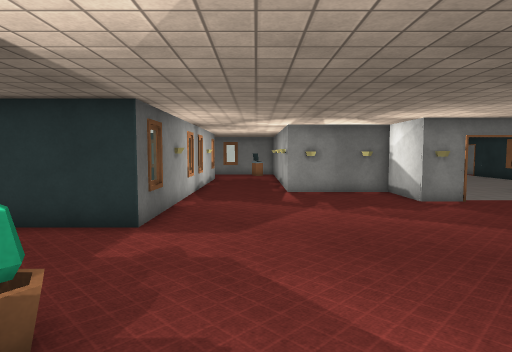
view 1 (above)

19 first-person views from a walk through a 3-D level made in the Unity game engine. The camera is 1.4 m above the floor, tilts 4° down and sees 75° across. The floor is counted in squares, 0.8 m on a side. Each view is taken from the middle of a square. On the plan, view 1 faces up. The plan holds only what a view shows up to about 17 squares ahead; the rest is blank. The player character is not drawn. Some animated figures are not drawn. Door leaves are left out, so doorways stand open. Some surface patterns are stand-ins.

view 2
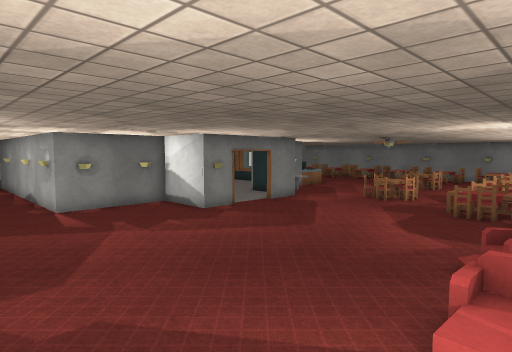

view 3
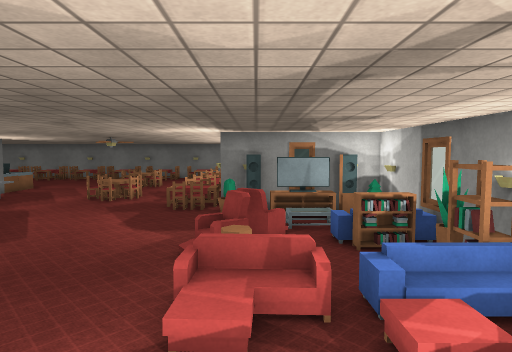

view 4
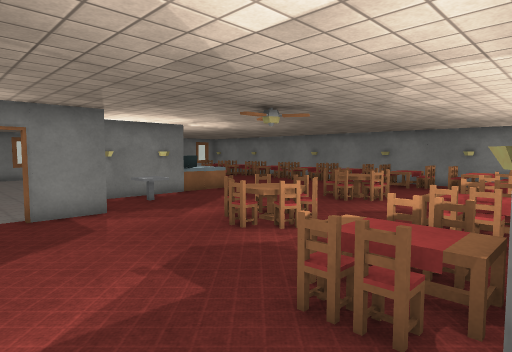

view 5
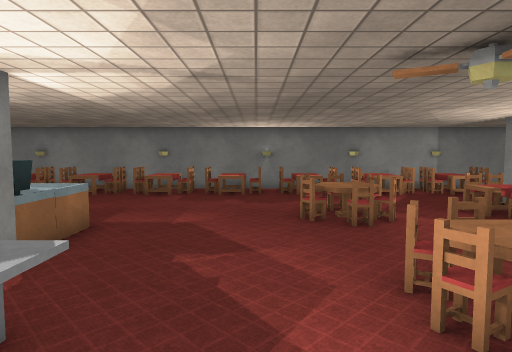

view 6
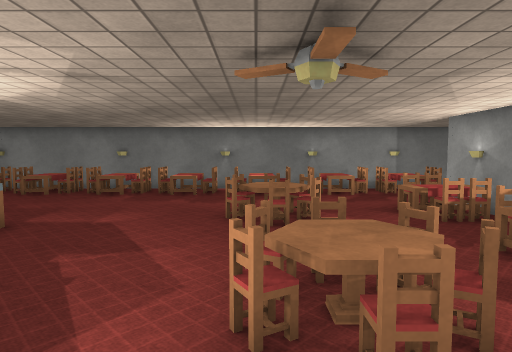

view 7
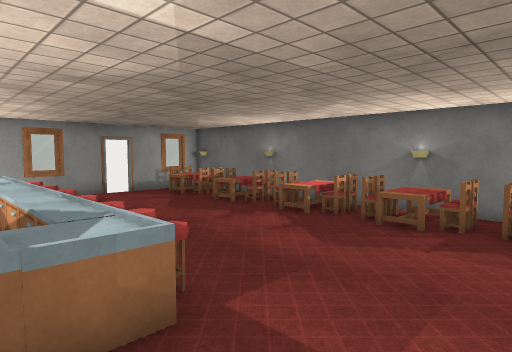

view 8
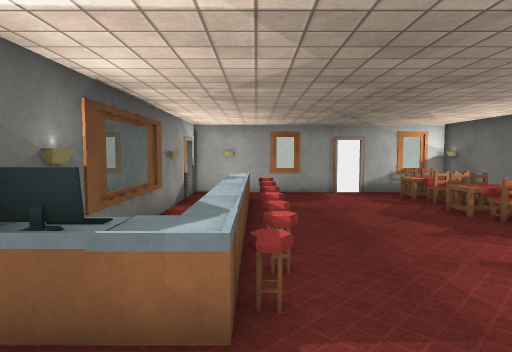

view 9
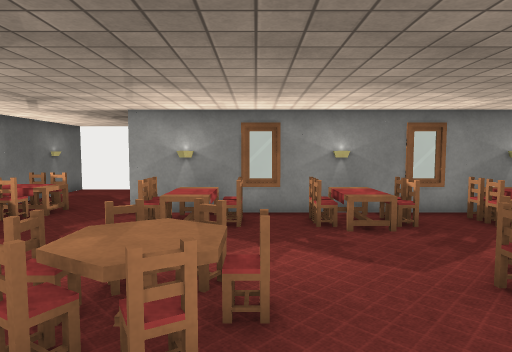

view 10
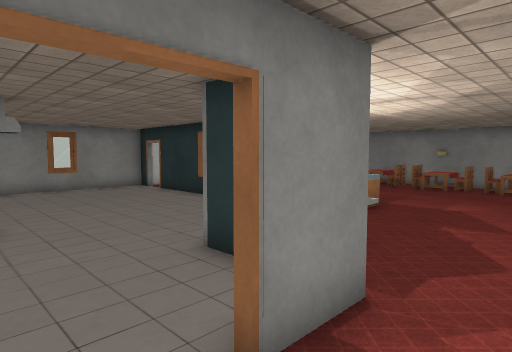

view 11
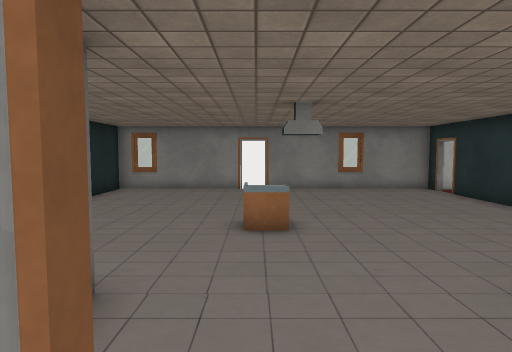

view 12
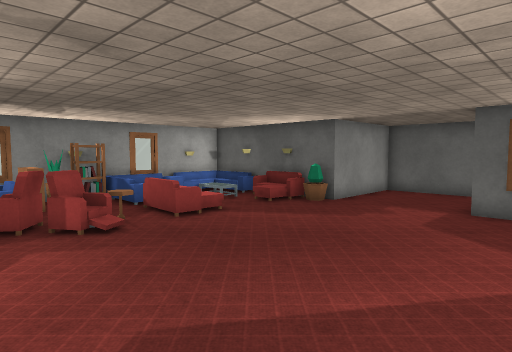

view 13
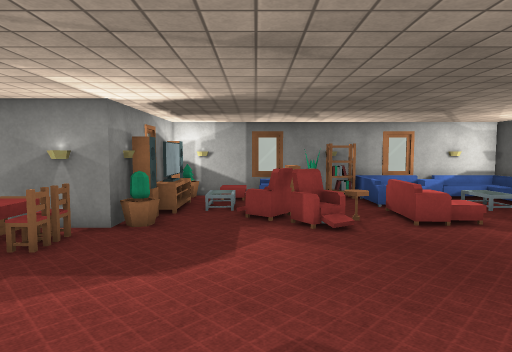

view 14
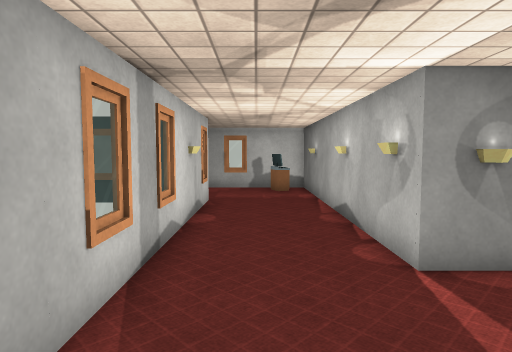

view 15
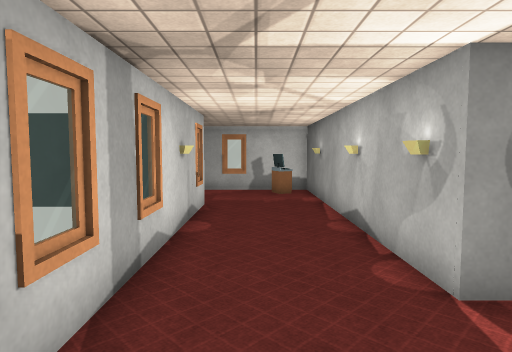

view 16
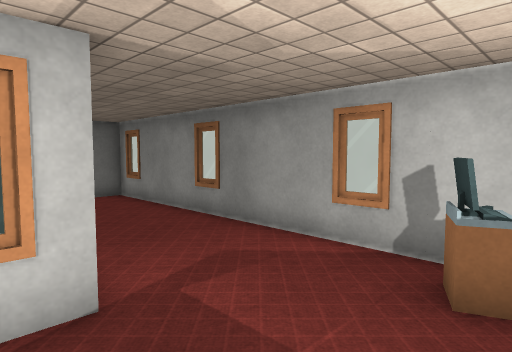

view 17
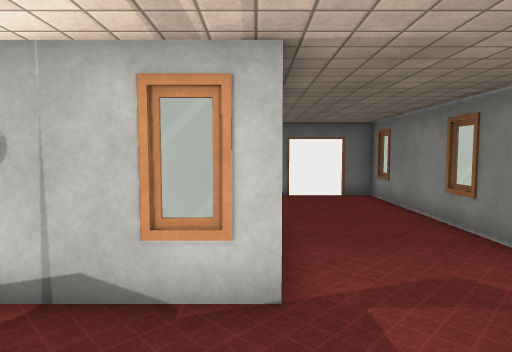

view 18
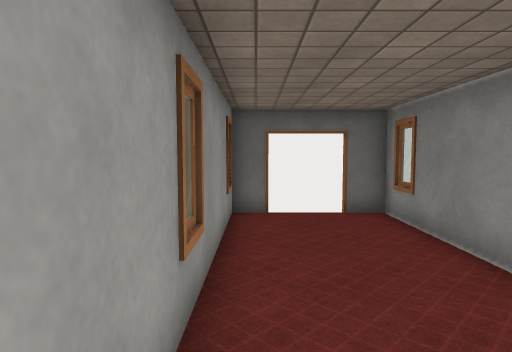

view 19
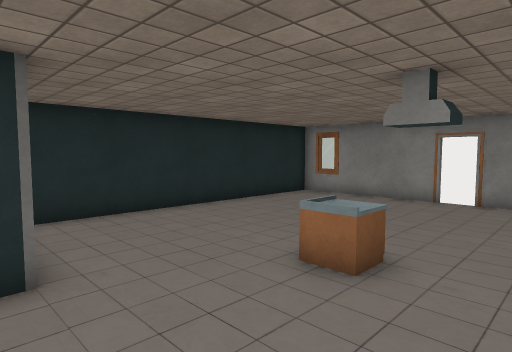

### Floor plan
Ten units are one square. View 1 is at (0, 0); x grows to the right and y downward. Boxes are objects, and circles mark ways between rooms. Rooms are numbered by the first view taken in them; rooms with no view inside come last. Other rooms are left out.
<svg viewBox="-135 -275 413 319">
<path fill="none" stroke="#000" d="M118 -118 98 -118M75 -118 59 -118 59 -148 14 -148 14 -269M164 -148 129 -148M104 -13 104 -23 228 -23M104 21 104 -9M163 -249 163 -155M163 -267 163 -259M-28 -224 -28 -77 -60 -77M21 -268 -127 -268 -127 -255M-28 14 -28 36 104 36 104 27M-74 -69 -74 -33 -28 -33 -28 5M273 39 273 -268 161 -268M-121 -223 -39 -223M-127 -234 -127 -222M60 -150 60 -145M116 -141 116 -150M162 -211 162 -249M162 -258 162 -268M161 -268 21 -268M15 -267 15 -157"/>
<rect x="-35" y="5" width="10" height="10" fill="#bbb"><title>sofa</title></rect>
<rect x="-25" y="-25" width="10" height="10" fill="#bbb"><title>plant</title></rect>
<rect x="-15" y="-25" width="10" height="10" fill="#bbb"><title>sofa</title></rect>
<rect x="-5" y="-255" width="10" height="10" fill="#bbb"><title>computer</title></rect>
<rect x="-5" y="-265" width="10" height="10" fill="#bbb"><title>other object</title></rect>
<rect x="25" y="25" width="20" height="10" fill="#bbb"><title>bookshelf</title></rect>
<rect x="25" y="15" width="10" height="10" fill="#bbb"><title>sofa</title></rect>
<rect x="25" y="-25" width="10" height="20" fill="#bbb"><title>sofa</title></rect>
<rect x="35" y="-15" width="20" height="10" fill="#bbb"><title>table</title></rect>
<rect x="45" y="25" width="10" height="10" fill="#bbb"><title>plant</title></rect>
<rect x="45" y="15" width="20" height="20" fill="#bbb"><title>bookshelf</title></rect>
<rect x="55" y="5" width="10" height="10" fill="#bbb"><title>sofa</title></rect>
<rect x="55" y="-15" width="20" height="10" fill="#bbb"><title>chair</title></rect>
<rect x="55" y="-25" width="10" height="10" fill="#bbb"><title>chair</title></rect>
<rect x="95" y="25" width="10" height="10" fill="#bbb"><title>plant</title></rect>
<rect x="95" y="15" width="10" height="10" fill="#bbb"><title>speaker</title></rect>
<rect x="95" y="-5" width="10" height="20" fill="#bbb"><title>TV</title></rect>
<rect x="95" y="-15" width="10" height="10" fill="#bbb"><title>speaker</title></rect>
<rect x="95" y="-25" width="10" height="10" fill="#bbb"><title>plant</title></rect>
<rect x="105" y="-45" width="10" height="10" fill="#bbb"><title>other object</title></rect>
<rect x="115" y="-55" width="10" height="10" fill="#bbb"><title>table</title></rect>
<rect x="125" y="-35" width="10" height="10" fill="#bbb"><title>other object</title></rect>
<rect x="125" y="-45" width="10" height="10" fill="#bbb"><title>other object</title></rect>
<rect x="125" y="-85" width="10" height="10" fill="#bbb"><title>other object</title></rect>
<rect x="135" y="-95" width="20" height="30" fill="#bbb"><title>table</title></rect>
<rect x="135" y="-95" width="10" height="10" fill="#bbb"><title>other object</title></rect>
<rect x="135" y="-145" width="10" height="20" fill="#bbb"><title>table</title></rect>
<rect x="145" y="-35" width="10" height="10" fill="#bbb"><title>other object</title></rect>
<rect x="145" y="-45" width="10" height="10" fill="#bbb"><title>other object</title></rect>
<rect x="155" y="-45" width="20" height="20" fill="#bbb"><title>table</title></rect>
<rect x="155" y="-85" width="10" height="10" fill="#bbb"><title>other object</title></rect>
<rect x="165" y="-155" width="10" height="10" fill="#bbb"><title>computer</title></rect>
<rect x="175" y="-35" width="10" height="10" fill="#bbb"><title>other object</title></rect>
<rect x="175" y="-155" width="20" height="10" fill="#bbb"><title>other object</title></rect>
<rect x="175" y="-175" width="20" height="20" fill="#bbb"><title>other object</title></rect>
<rect x="175" y="-185" width="20" height="10" fill="#bbb"><title>other object</title></rect>
<rect x="175" y="-195" width="20" height="10" fill="#bbb"><title>other object</title></rect>
<rect x="175" y="-205" width="20" height="10" fill="#bbb"><title>other object</title></rect>
<rect x="175" y="-215" width="20" height="10" fill="#bbb"><title>other object</title></rect>
<rect x="175" y="-235" width="20" height="20" fill="#bbb"><title>other object</title></rect>
<rect x="175" y="-245" width="20" height="10" fill="#bbb"><title>other object</title></rect>
<rect x="185" y="-35" width="10" height="10" fill="#bbb"><title>other object</title></rect>
<rect x="185" y="-45" width="10" height="10" fill="#bbb"><title>other object</title></rect>
<rect x="185" y="-95" width="30" height="20" fill="#bbb"><title>table</title></rect>
<rect x="185" y="-95" width="10" height="10" fill="#bbb"><title>other object</title></rect>
<rect x="195" y="-45" width="20" height="20" fill="#bbb"><title>table</title></rect>
<rect x="195" y="-105" width="10" height="10" fill="#bbb"><title>other object</title></rect>
<rect x="205" y="-75" width="10" height="10" fill="#bbb"><title>other object</title></rect>
<rect x="205" y="-105" width="10" height="10" fill="#bbb"><title>other object</title></rect>
<rect x="215" y="-35" width="10" height="10" fill="#bbb"><title>other object</title></rect>
<rect x="215" y="-45" width="10" height="10" fill="#bbb"><title>other object</title></rect>
<rect x="245" y="-15" width="10" height="10" fill="#bbb"><title>other object</title></rect>
<rect x="245" y="-25" width="20" height="10" fill="#bbb"><title>table</title></rect>
<rect x="245" y="-35" width="10" height="10" fill="#bbb"><title>other object</title></rect>
<rect x="245" y="-45" width="10" height="10" fill="#bbb"><title>other object</title></rect>
<rect x="245" y="-65" width="20" height="20" fill="#bbb"><title>table</title></rect>
<rect x="245" y="-75" width="10" height="10" fill="#bbb"><title>other object</title></rect>
<rect x="245" y="-95" width="20" height="20" fill="#bbb"><title>table</title></rect>
<rect x="245" y="-105" width="10" height="10" fill="#bbb"><title>other object</title></rect>
<rect x="245" y="-115" width="10" height="10" fill="#bbb"><title>other object</title></rect>
<rect x="245" y="-135" width="20" height="30" fill="#bbb"><title>table</title></rect>
<rect x="245" y="-135" width="10" height="10" fill="#bbb"><title>other object</title></rect>
<rect x="245" y="-155" width="20" height="10" fill="#bbb"><title>table</title></rect>
<rect x="245" y="-195" width="20" height="20" fill="#bbb"><title>table</title></rect>
<rect x="245" y="-225" width="20" height="20" fill="#bbb"><title>table</title></rect>
<rect x="245" y="-235" width="10" height="10" fill="#bbb"><title>other object</title></rect>
<rect x="245" y="-265" width="10" height="10" fill="#bbb"><title>other object</title></rect>
<rect x="255" y="-15" width="10" height="10" fill="#bbb"><title>other object</title></rect>
<rect x="255" y="-35" width="10" height="10" fill="#bbb"><title>other object</title></rect>
<rect x="255" y="-45" width="10" height="10" fill="#bbb"><title>other object</title></rect>
<rect x="255" y="-75" width="10" height="10" fill="#bbb"><title>other object</title></rect>
<rect x="255" y="-105" width="10" height="10" fill="#bbb"><title>other object</title></rect>
<rect x="255" y="-145" width="10" height="10" fill="#bbb"><title>other object</title></rect>
<rect x="255" y="-165" width="10" height="10" fill="#bbb"><title>other object</title></rect>
<rect x="255" y="-175" width="10" height="10" fill="#bbb"><title>other object</title></rect>
<rect x="255" y="-195" width="10" height="10" fill="#bbb"><title>other object</title></rect>
<rect x="255" y="-205" width="10" height="10" fill="#bbb"><title>other object</title></rect>
<rect x="255" y="-235" width="10" height="10" fill="#bbb"><title>other object</title></rect>
<rect x="255" y="-245" width="10" height="10" fill="#bbb"><title>other object</title></rect>
<rect x="255" y="-265" width="10" height="10" fill="#bbb"><title>other object</title></rect>
<rect x="75" y="-195" width="10" height="10" fill="#bbb"><title>other object</title></rect>
<circle cx="160" cy="-255" r="3" fill="#2a7"/>
<circle cx="83" cy="-123" r="3" fill="#2a7"/>
<text x="110" y="-110">1</text>
<text x="90" y="-200">2</text>
</svg>
Room 1 opens to room 2.

Where each view was taken, in squares from view 1:
view 1: 0 up, 0 right, facing up
view 2: 1 up, 2 left, facing up-right
view 3: 1 up, 2 left, facing right
view 4: 2 up, 8 right, facing up-right
view 5: 11 up, 11 right, facing right
view 6: 9 up, 11 right, facing right
view 7: 12 up, 17 right, facing up-right
view 8: 12 up, 19 right, facing up
view 9: 12 up, 19 right, facing down
view 10: 10 up, 8 right, facing up-right
view 11: 11 up, 8 right, facing up
view 12: 10 up, 8 right, facing down-left
view 13: 10 up, 7 right, facing down
view 14: 10 up, 1 left, facing up
view 15: 11 up, 1 left, facing up
view 16: 21 up, 1 right, facing up-left
view 17: 22 up, 1 right, facing left
view 18: 23 up, 3 left, facing left
view 19: 14 up, 11 right, facing up-left
